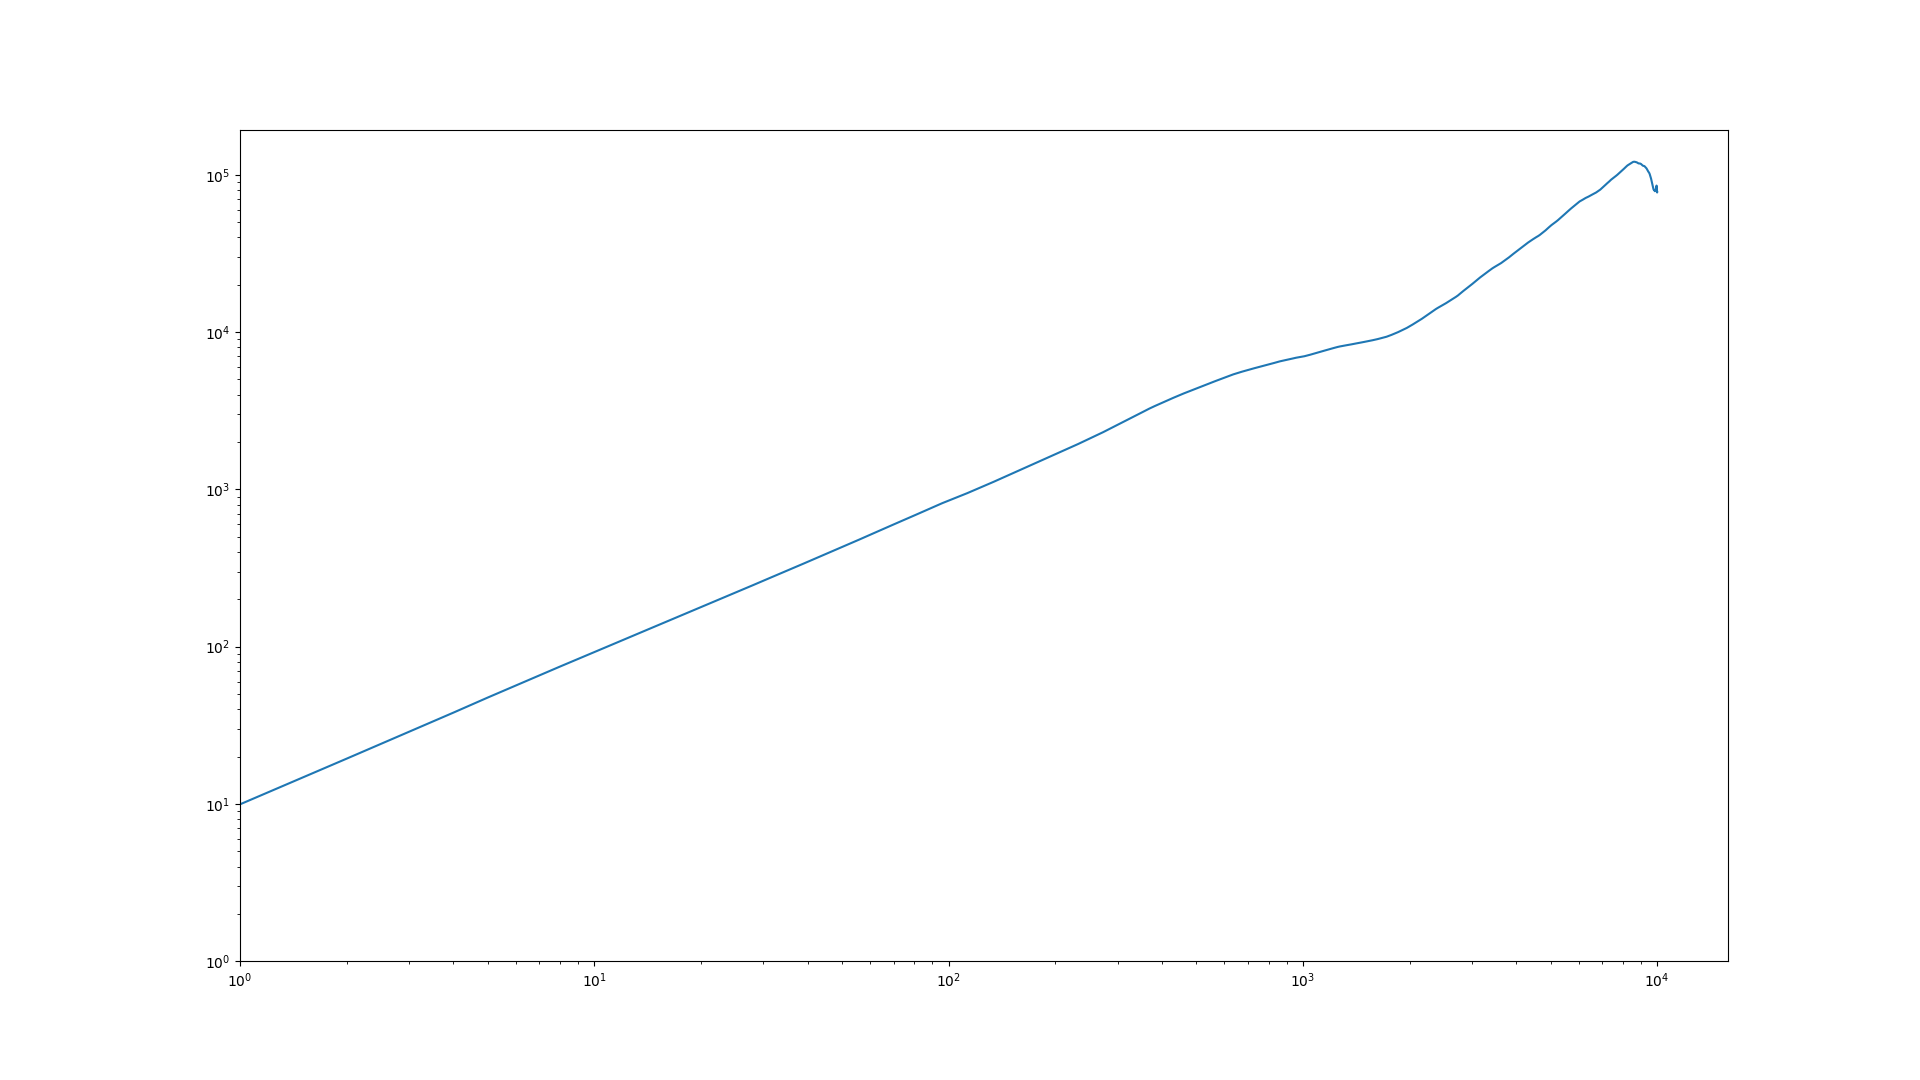

Python code for this plot:
import math
import os
import matplotlib
matplotlib.use('QT5Agg')
import matplotlib.pyplot as plt

import os

class Vec3:
    def __init__(self, x, y, z):
        self.X = x
        self.Y = y
        self.Z = z

def MSD(centerOfMassPositions, steps):
    sumSquaredDistance = 0.0

    for j in range(len(centerOfMassPositions) - steps):
        dx = centerOfMassPositions[j + steps].X - centerOfMassPositions[j].X
        dy = centerOfMassPositions[j + steps].Y - centerOfMassPositions[j].Y
        dz = centerOfMassPositions[j + steps].Z - centerOfMassPositions[j].Z
        sumSquaredDistance += dx * dx + dy * dy + dz * dz

    msd = sumSquaredDistance / (len(centerOfMassPositions) - steps)

    return msd

def CalculateMSD(centerOfMassPositions):
    msdValues = []
    for i in range(len(centerOfMassPositions)):
        msd = MSD(centerOfMassPositions, i)
        msdValues.append(msd)
    return msdValues

def GetCM(filePath):
    cmList = []
    with open(filePath, 'r') as file:
        for line in file:
            parts = line.split() # Assuming the data is whitespace-separated
            if len(parts) == 3:
                x, y, z = map(float, parts)
                cmList.append(Vec3(x, y, z))
    return cmList

def main():
    filePath = "C:/git/RouseModelCSharp/sim_data/cm.dat"
    cmlist = GetCM(filePath)
    msdList = CalculateMSD(cmlist)
    indexList = [i for i in range(len(msdList))]

    plt.figure(figsize=(19.20, 10.80)) # Size in inches

    plt.plot(indexList, msdList)

    plt.xscale('log')
    plt.yscale('log')
    plt.xlim(left=1)
    plt.ylim(bottom=1)

    # directoryPath = os.path.dirname(filePath)
    chartFileName = "msd_vs_time_plot_2.png"
    # chartFilePath = os.path.join(directoryPath, chartFileName)
    plt.savefig(chartFileName)
    plt.show()

if __name__ == "__main__":
    main()